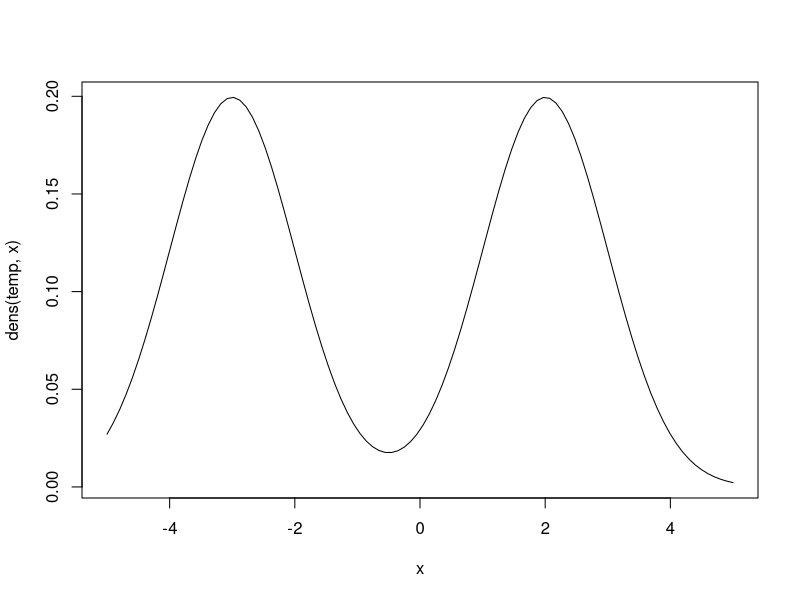
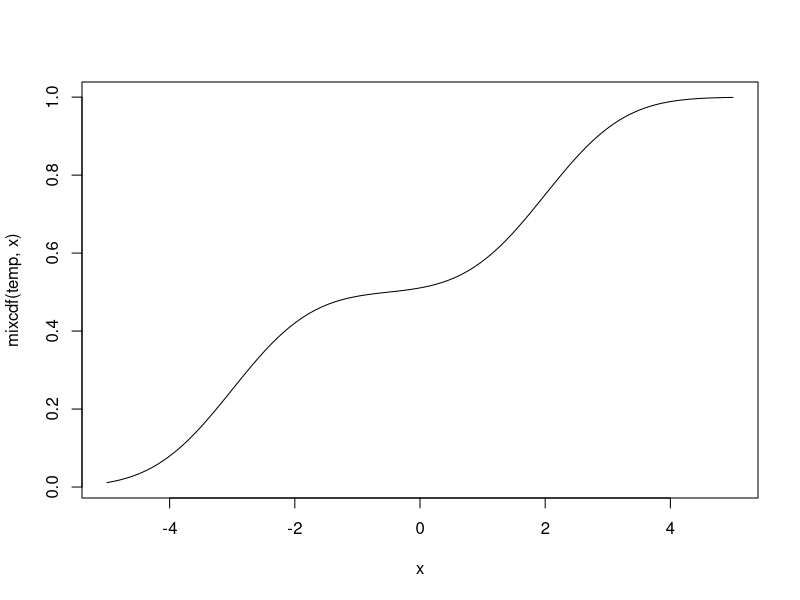
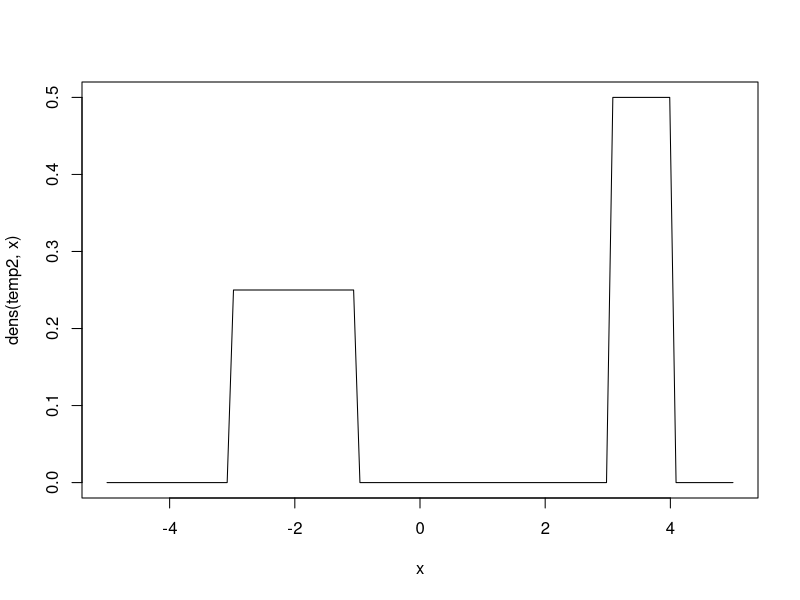
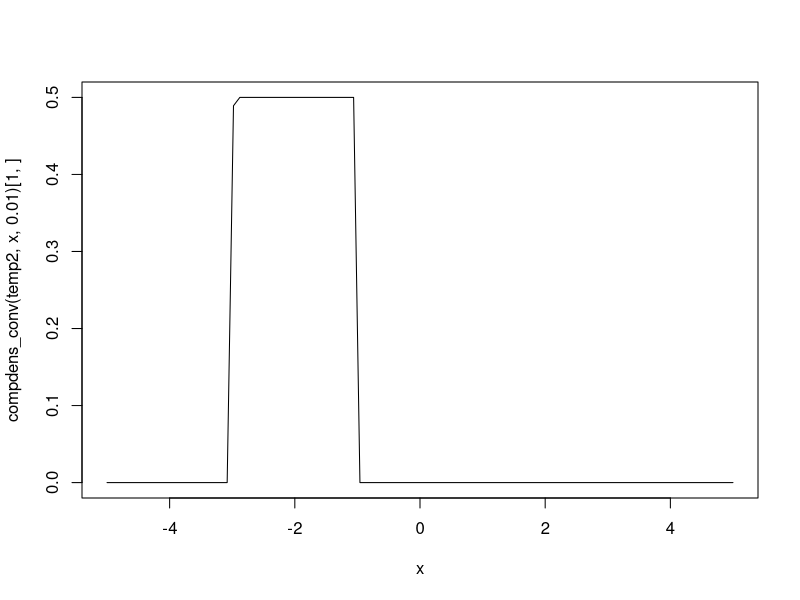
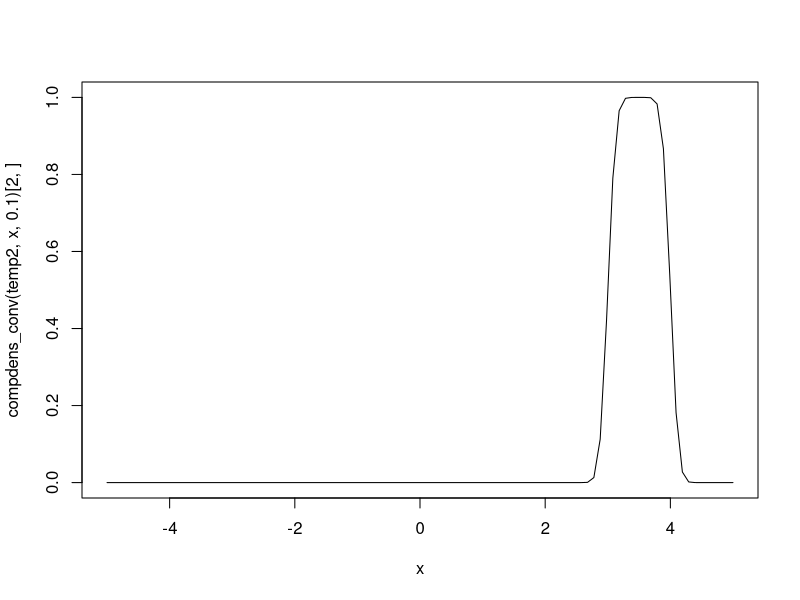
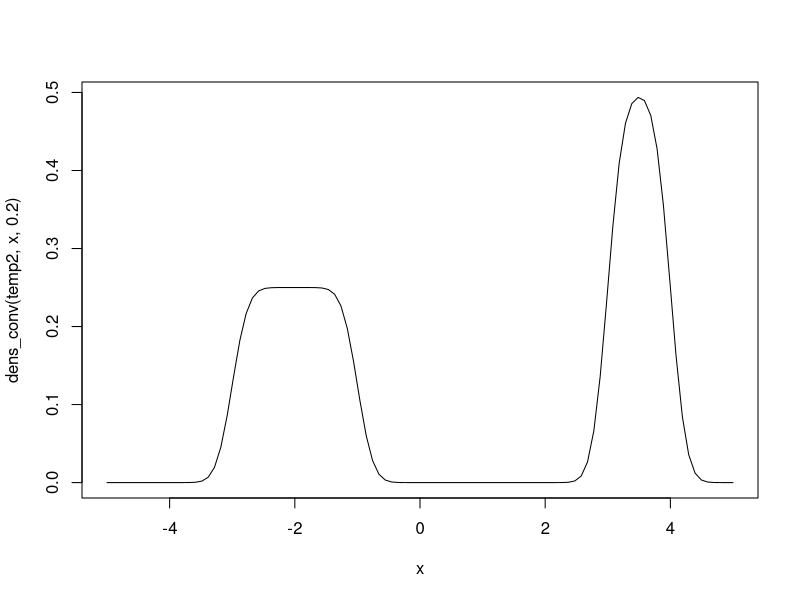

The R source for these figures, in order:
############## HELPER FUNCTIONS #################################################

#OUTPUT: k by n matrix of normal densities
matdnorm = function (x, mu, sigma, log=FALSE) 
{
  k=length(mu)
  n=length(x)
  d = matrix(rep(x,rep(k,n)),nrow=k)
  return(matrix(dnorm(d, mu, sigma, log),nrow=k))
}



################################## GENERIC FUNCTIONS ############################
# find matrix of densities at y, for each component of the mixture
# INPUT y is an n-vector
# OUTPUT k by n matrix of densities
matdens = function(x,y,log=FALSE){
  UseMethod("matdens")
}
matdens.default = function(x,y,log=FALSE){
  stop("No such class")
}

#find cdf at y, a generic function
mixcdf = function(x,y,lower.tail=TRUE){
  UseMethod("mixcdf")
}
mixcdf.default = function(x,y,lower.tail=TRUE){
  stop("No such class")
}

#find density at y, a generic function
dens = function(x,y){
  UseMethod("dens")
}
dens.default = function(x,y){
  return (x$pi %*% matdens(x, y))
}

#find log likelihood of data in y
LogLik = function(x,y){
  UseMethod("LogLik")
}
LogLik.default = function(x,y){
  sum(dens(x,y))
}

#compute the density of the components of the mixture m
#when convoluted with a normal with standard deviation s
#the density is evaluated at x
#x and s are n-vectors
#m is a mixture with k components
#output is a k by n matrix of densities
compdens_conv = function(m, x, s){
  UseMethod("compdens_conv")
}
compdens_conv.default = function(m,x, s){
  stop("No such class")
}

#compute density of mixture m convoluted with normal of sd (s)
#at locations x
#m is a mixture
#x is an n vector
#s is an n vector or integer
dens_conv = function(m,x,s){
  UseMethod("dens_conv")
}
dens_conv.default = function(m,x,s){
  colSums(m$pi * compdens_conv(m,x,s))
}

#compute the posterior prob that each observation
#came from each component of the mixture m
#output a k by n vector of probabilities
#computed by weighting the component densities by pi
#and then normalizing
comppostprob=function(m,x,s){
 UseMethod("comppostprob") 
}
comppostprob.default = function(m,x,s){
  t(t(m$pi * compdens_conv(m,x,s))/dens_conv(m,x,s))
}
# evaluate cdf of posterior distribution of beta at c
# m is the prior on beta, a mixture
# c is location of evaluation
# assumption is betahat | beta \sim N(beta,sebetahat)
# m is a mixture with k components
# c a scalar
# betahat, sebetahat are n vectors 
# output is a k by n matrix
compcdf_post=function(m,c,betahat,sebetahat){
  UseMethod("compcdf_post")
}
compcdf_post.default=function(m,c,betahat,sebetahat){
  stop("method compcdf_post not written for this class")
}


cdf_post = function(m,c,betahat,sebetahat){
  UseMethod("cdf_post")
}
cdf_post.default=function(m,c,betahat,sebetahat){
  colSums(comppostprob(m,betahat,sebetahat)*compcdf_post(m,c,betahat,sebetahat))
}


############################### METHODS FOR normalmix class ###########################

# constructor
normalmix = function(pi,mean,sd){
  structure(data.frame(pi,mean,sd),class="normalmix")
}


matdens.normalmix = function(x,y,log=FALSE){
  k=length(x$mean)
  n=length(y)
  d = matrix(rep(y,rep(k,n)),nrow=k)
  return(matrix(dnorm(d, x$mean, x$sd, log),nrow=k))  
}

mixcdf.normalmix = function(x,y,lower.tail=TRUE){
  x$pi %*%  vapply(y,pnorm,x$mean,x$mean,x$sd,lower.tail)
}


############################### METHODS FOR unimix class ###########################

#constructor
#here the uniform is parameterized in terms of min=mean-sd and min=mean+sd
#(so obviously sd is a misnomer!)
unimix = function(pi,a,b){
  structure(data.frame(pi,a,b),class="unimix")
}

matdens.unimix = function(x,y,log=FALSE){
  k=length(x$a)
  n=length(y)
  d = matrix(rep(y,rep(k,n)),nrow=k)
  return(matrix(dunif(d, x$a, x$b, log),nrow=k))  
}

#density of convolution of each component of a unif mixture with N(0,s) at x
# x an n-vector
#return a k by n matrix
compdens_conv.unimix = function(m, x, s){
  return(t(pnorm(outer(x,m$a,FUN="-")/s)
          -pnorm(outer(x,m$b,FUN="-")/s))/(m$b-m$a))
}


#c is a scalar
#m a mixture with k components
#betahat a vector of n observations
#sebetahat an n vector of standard errors
#return a k by n matrix of the posterior cdf
compcdf_post.unimix=function(m,c,betahat,sebetahat){
  c = ifelse(c>m$b,m$b,c)
  c = ifelse(c<m$a,m$a,c)
  pna = pnorm(outer(betahat,m$a,FUN="-")/sebetahat)
  pnc = pnorm(outer(betahat,c,FUN="-")/sebetahat)
  pnb = pnorm(outer(betahat,m$b,FUN="-")/sebetahat)
  t((pnc-pna)/(pnb-pna))
}


################################# TESTING #####################################
temp = normalmix(c(0.5,0.5),c(-3,2),c(1,1))
x = seq(-5,5,length=100)
plot(x,dens(temp,x),type="l")
all.equal(matdens(temp,x),matdnorm(x, temp$mean,temp$sd))

plot(x,mixcdf(temp,x),type="l")

temp2 = unimix(c(0.5,0.5),c(-3,3),c(-1,4))
plot(x,dens(temp2,x),type="l")

plot(x,compdens_conv(temp2,x,0.01)[1,],type="l")
plot(x,compdens_conv(temp2,x,0.1)[2,],type="l")
plot(x,dens_conv(temp2,x,0.2),type="l")

#Note the second of these gives errors - need
#to rewrite to deal with the numerical problems
compcdf_post(temp2,0,c(1,2,3),c(10,10,10))
compcdf_post(temp2,-2,c(-2),c(0.1))
